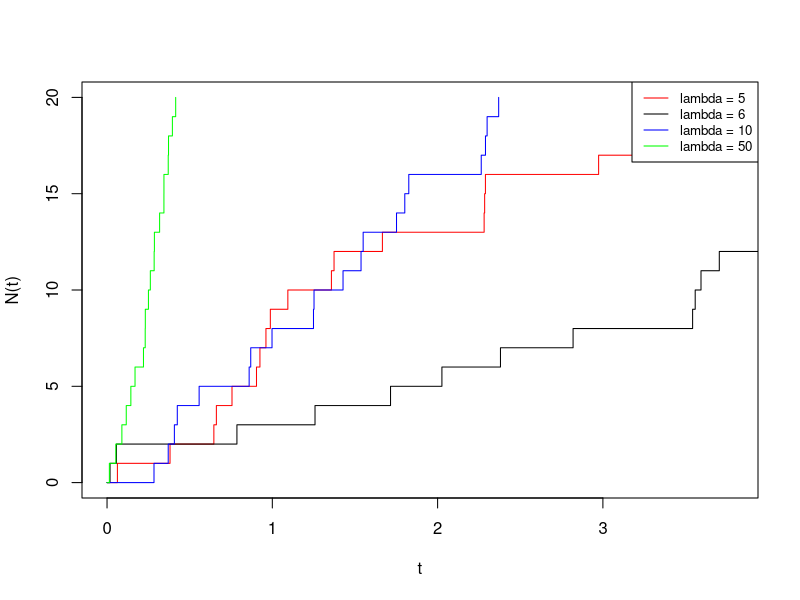
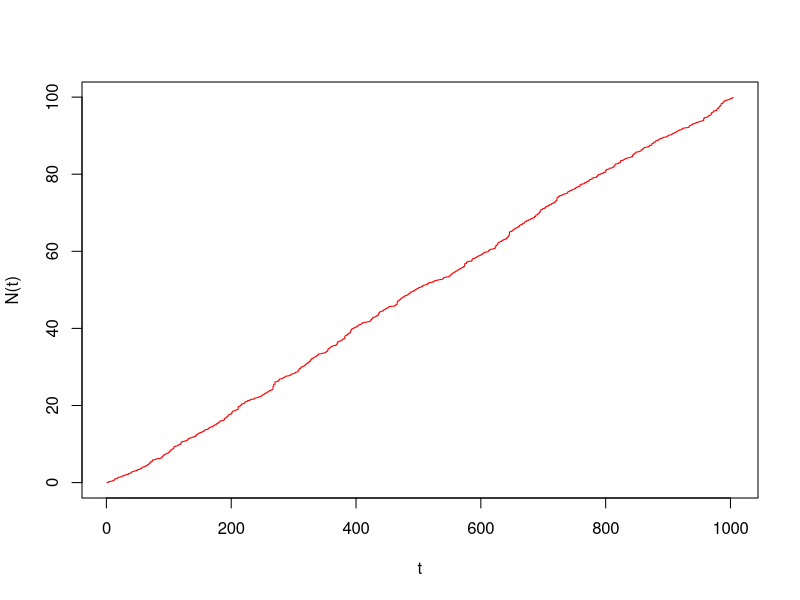

R code for these plots, in order:
# Simulation en fonction du nombres d'évènements

# n: nombre d'évènements
simul_poisson <- function(n, lambda) {
  temps_inter_arrivee <- cumsum(rexp(n, lambda))
  occurences <- c(0, temps_inter_arrivee)

  return(occurences)
}


# simulation d'un processus de Poisson de paramètre 5 et de taille 20
t_20_5 <- simul_poisson(20, 5)
t_20_6 <- simul_poisson(20, 6)
t_20_10 <- simul_poisson(20, 10)
t_20_1 <- simul_poisson(20, 50)

events_number <- c(0:20)

# affichage du nombre d'évènements en fonction du temps
plot(t_20_5, events_number, type = "s", ylab = "N(t)", xlab = "t", col = "red")
lines(t_20_6, events_number, type = "s", col = "black")
lines(t_20_10, events_number, type = "s", col = "blue")
lines(t_20_1, events_number, type = "s", col = "green")

legend("topright",
  legend = c(
    "lambda = 5", "lambda = 6", "lambda = 10", "lambda = 50"
  ),
  col = c("red", "black", "blue", "green"),
  lty = 1, cex = 0.8
)


# Simulation en fonction du temps
simul_poisson_temps <- function(temps, lambda) {
  occurences <- c(0)
  temps_inter_arrivee <- rexp(1, lambda)

  while (temps_inter_arrivee < temps) {
    occurences <- c(occurences, temps_inter_arrivee)
    temps_inter_arrivee <- temps_inter_arrivee + rexp(1, lambda)
  }

  return(occurences)
}

t <- simul_poisson_temps(100, 10)
plot(t, type = "s", ylab = "N(t)", xlab = "t", col = "red")

# test statistique (de Kolmogorov-Smirnov) pour verifier
# qu'on a bien un processus de poisson
# On regarde si les temps inter-arrivées suivent une loi exponentielle
# de paramètre 1/lambda
ks.test(diff(t), "pexp", 1 / 10)
